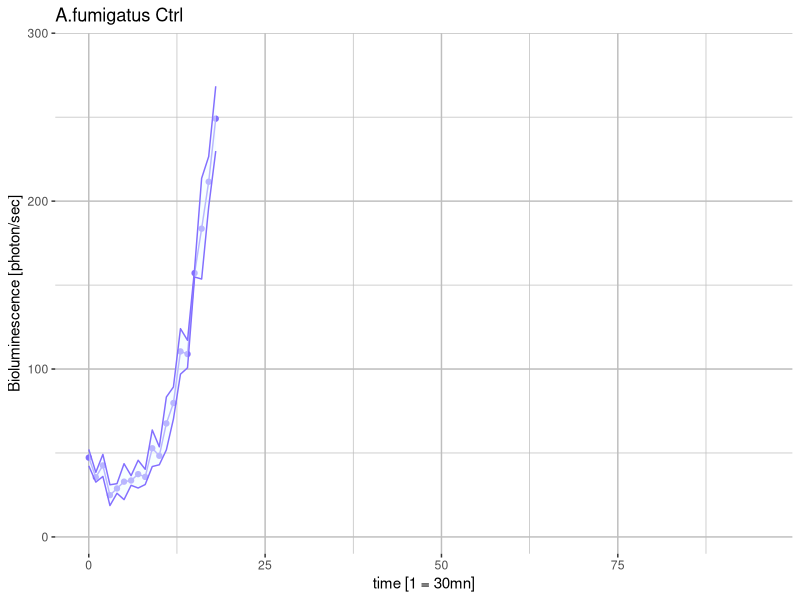
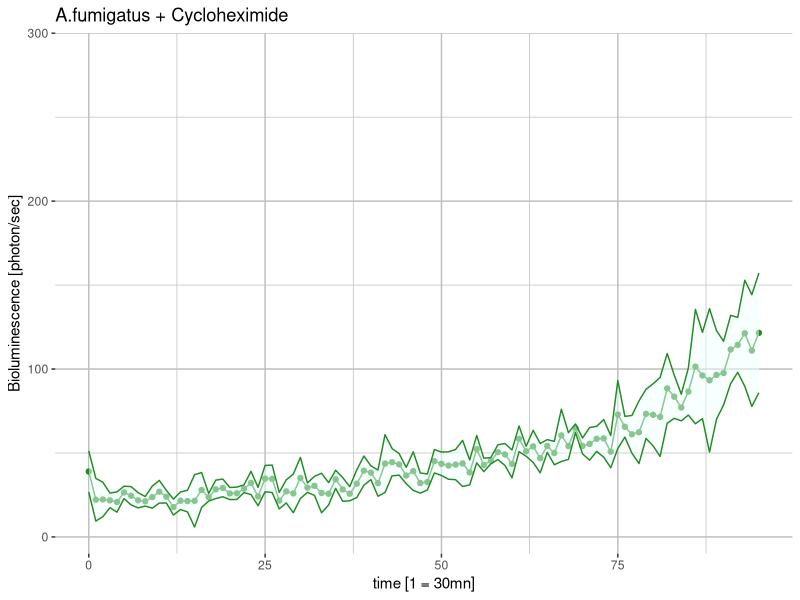
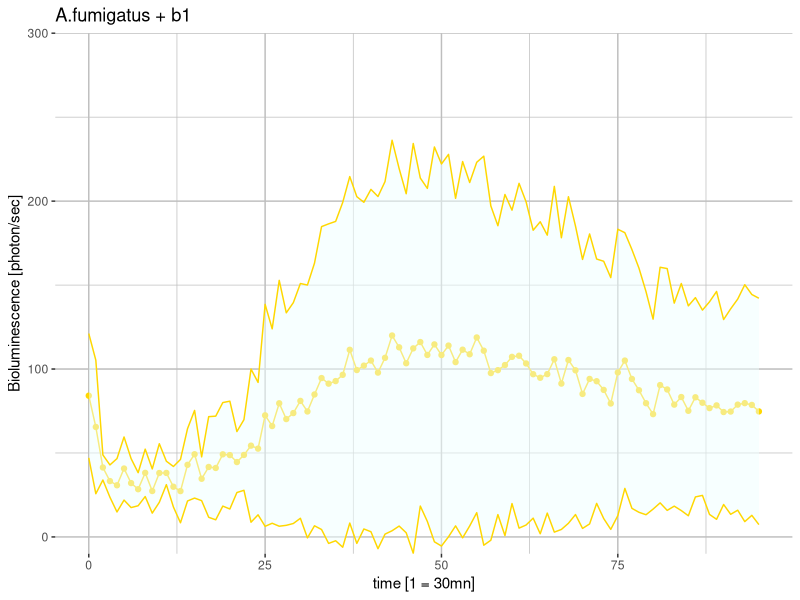
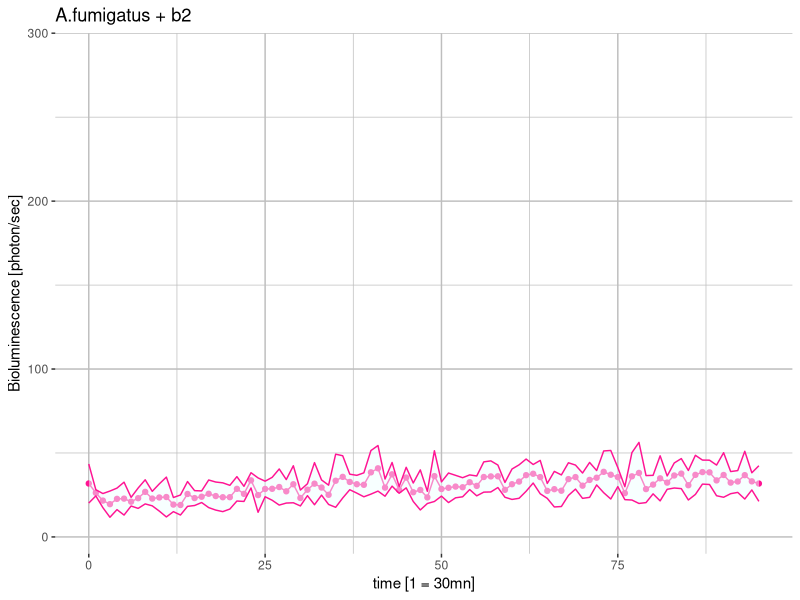
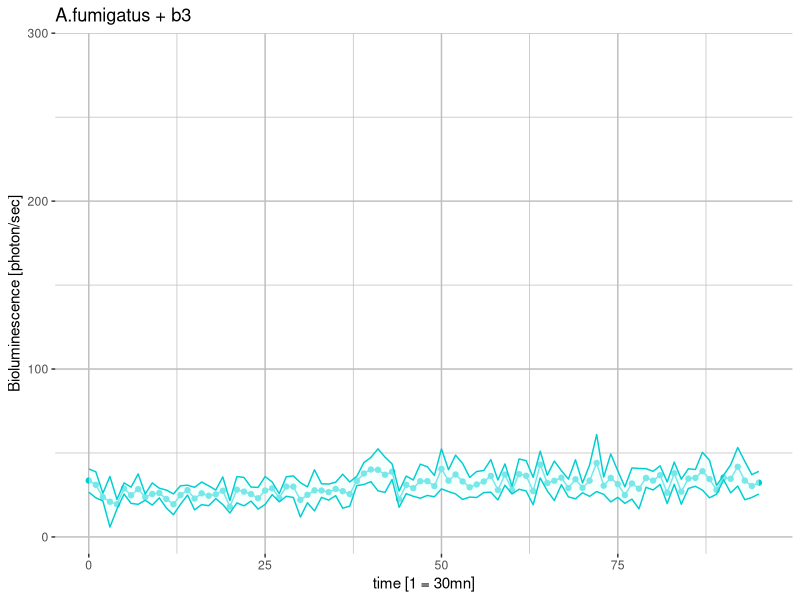
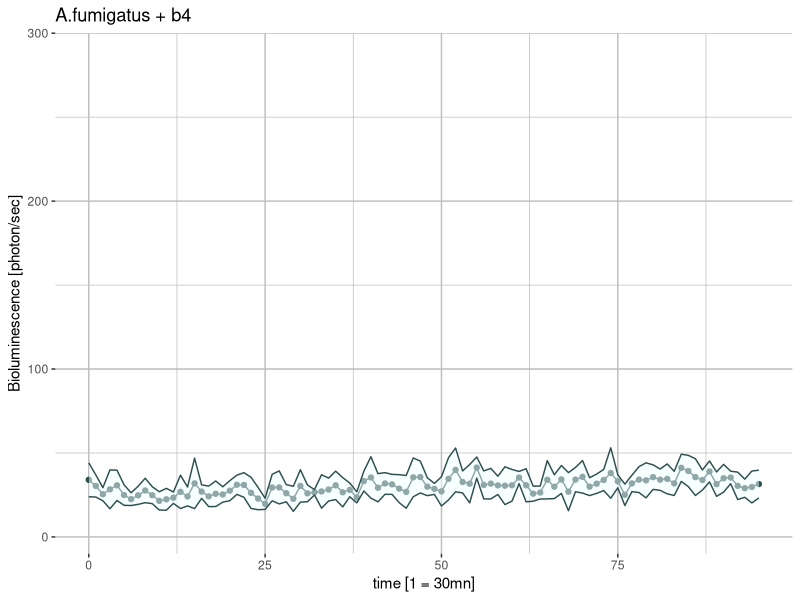
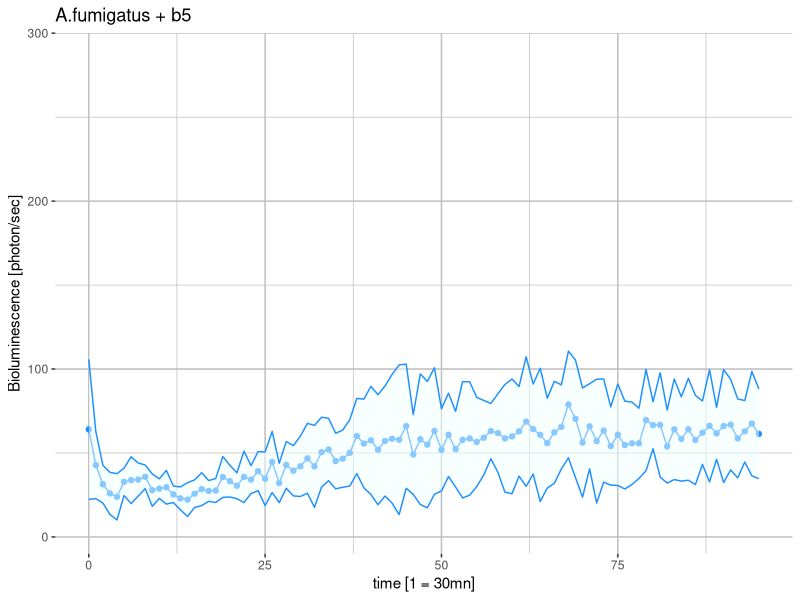
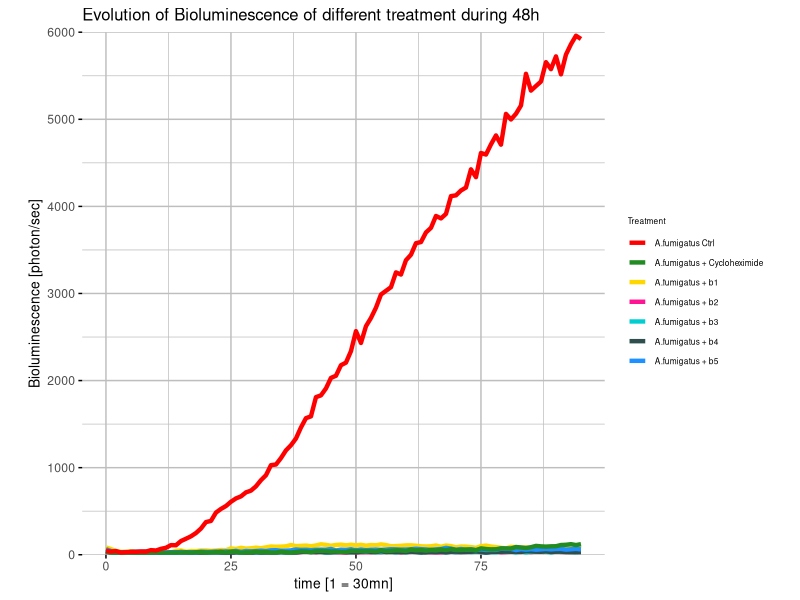

Reproduce these figures in R, in order.
## ---- chunk 1
knitr::opts_chunk$set(echo = TRUE)
## ---- chunk 2
pal <- c("red", "forestgreen", "gold1", "deeppink", "darkturquoise", "darkslategrey",
                     "dodgerblue","green1", "lightgoldenrod1","paleturquoise1", "palegreen1","slateblue1")
pal2 <- c("slateblue1", "forestgreen", "gold1", "deeppink", "darkturquoise", "darkslategrey",
                      "dodgerblue","green1", "purple","orange", "blue","firebrick1")
pal3 <- c("red", "yellow", "blue", "green")
## ---- chunk 3
library(readxl)
setwd("C:/Users/palmierif/switchdrive/Institution/BRIDGE Discovery/Papers/JoF manuscript/JoF_Rmarkdown")
Lum <- read_excel("Lum.xlsx")
Lum[4:59] <- lapply(Lum[4:59], as.numeric)
Lum <- na.omit(Lum)
## ---- chunk 4
Lum[4:59] <- Lum[4:59]/10
## ---- chunk 5
pseudo <- c(1, 2, 8, 9, 10, 11, 12)
Meanp1 <- c()
for (i in pseudo){ 
  Meanp1 <- cbind(Meanp1, apply(Lum[, c(3+i, 15+i, 27+i, 39+i)], 1, mean)) 
}
Meanp1  <- as.data.frame(Meanp1)

names.means1 <- c("Mean Asp.ctrl","Mean Asp+cyclo","Mean Asp+b1", "Mean Asp+b2", "Mean Asp+b3", "Mean Asp+b4", "Mean Asp+b5")
names(Meanp1) <- names.means1

Meanp2 <- c()
for (i in pseudo){ 
  Meanp2 <- cbind(Meanp2, apply(Lum[, c(51+i, 63 +i, 75+i, 87+i)], 1, mean)) 
}
Meanp2 <- as.data.frame(Meanp2)

names.means2 <- c("Mean ctrl RPMI", "Mean ctrl Mastermix", "Mean ctrl b1", "Mean ctrl b2", "Mean ctrl b3", "Mean ctrl b4", "Mean ctrl b5")
names(Meanp2)[1:7] <- names.means2

Mean <- c()
Mean <- Meanp1[1:7]
Mean[8:14] <- Meanp2[1:7]
Mean <- as.data.frame(Mean)
Mean$Time <- c(0:95) 

names <- c("A.fumigatus Ctrl", "A.fumigatus + Cycloheximide", "A.fumigatus + b1", "A.fumigatus + b2", "A.fumigatus + b3", "A.fumigatus + b4", "A.fumigatus + b5", "RPMI ctrl", "Mastermix ctrl", "Mastermix + b1 ctrl", "Mastermix + b2 ctrl", "Mastermix + b3 ctrl","Mastermix + b4 ctrl","Mastermix + b5 ctrl", "Time")
names(Mean)[1:15] <- names
## ---- chunk 6
# Standard deviation calculation for individuals plot
pseudo <- c(1, 2, 8, 9, 10, 11, 12)
Sd1 <- c()
for (i in pseudo){ 
  Sd1 <- cbind(Sd1, apply(Lum[, c(3+i, 15+i, 27+i, 39+i)], 1, sd)) 
}
Sd1  <- as.data.frame(Sd1)
names.sd1 <- c("Sd Asp.ctrl","Sd Asp+cyclo","Sd Asp+b1", "Sd Asp+b2", "Sd Asp+b3", "Sd Asp+b4", "Sd Asp+b5")
names(Sd1) <- names.sd1

Sd2 <- c()
for (i in pseudo){ 
  Sd2 <- cbind(Sd2, apply(Lum[, c(51+i, 63 +i, 75+i, 87+i)], 1, sd)) 
}
Sd2  <- as.data.frame(Sd2)
names.sd2 <- c("Sd ctrl RPMI", "Sd ctrl Mastermix", "Sd ctrl b1", "Sd ctrl b2", "Sd ctrl b3", "Sd ctrl b4", "Sd ctrl b5")
names(Sd2)[1:7] <- names.sd2

Standard.deviation <- c()
Standard.deviation <- Sd1[1:7]
Standard.deviation[8:14] <- Sd2[1:7]

# Standard Deviation multiple plot
Sdm1 <- c()
for (i in pseudo){ 
  Sdm1 <- c(Sdm1, apply(Lum[, c(3+i, 15+i, 27+i, 39+i)], 1, sd)) 
}

Sdm2 <- c()
for (i in pseudo){ 
  Sdm2 <- c(Sdm2, apply(Lum[, c(51+i, 63 +i, 75+i, 87+i)], 1, sd)) 
}

Standard.deviation.multiple <- c()
Standard.deviation.multiple <- append(Sdm1, Sdm2)
## ---- chunk 7
dfic <- c()
dfic <- Mean[1:15]
dfic[16:29] <- Standard.deviation
dfi <- subset(dfic, select = c(1:7, 16:22, 15))
## ---- chunk 8
library(tidyverse)
dfmc <- gather(Mean, Treatment, Value, c("A.fumigatus Ctrl", "A.fumigatus + Cycloheximide", "A.fumigatus + b1", "A.fumigatus + b2", "A.fumigatus + b3","A.fumigatus + b4", "A.fumigatus + b5", "RPMI ctrl", "Mastermix ctrl", "Mastermix + b1 ctrl", "Mastermix + b2 ctrl","Mastermix + b3 ctrl","Mastermix + b4 ctrl","Mastermix + b5 ctrl"))
dfmc$Sd <- Standard.deviation.multiple
dfmc$Sd <- as.numeric(dfmc$Sd)
dfm <- dfmc[dfmc$Treatment %in% c("A.fumigatus Ctrl", "A.fumigatus + Cycloheximide", "A.fumigatus + b1", "A.fumigatus + b2", "A.fumigatus + b3","A.fumigatus + b4", "A.fumigatus + b5"),]
## ---- chunk 9
t = 0
for (i in dfi[1:7]) {
  t = t + 1
  p = ggplot(data = dfi, aes(x = Time, y = i, group = 1, color = pal2[t])) +
    geom_line() + geom_point() +
    geom_ribbon(aes(ymin = i - dfi[, c(7 + t)], ymax = i + dfi[, c(7 + t)]),
                alpha = 0.5, fill = "azure", colour = pal2[t]) +
    labs(y = "Bioluminescence [photon/sec]", x = "time [1 = 30mn]") +
    ggtitle(names[t]) +
    theme(panel.grid.major = element_line(color='grey'),
          panel.grid.minor = element_line(color = 'grey'),
          panel.background = element_rect(fill='transparent', color=NA))+
    scale_color_identity()+
    scale_y_continuous(limits = c(-10,300), expand = c(0,0))  
  print(p)
}
## ---- chunk 10
ggplot(dfm,aes(x=Time, y=Value, color=Treatment))+
  geom_line(size = 1.5)+ 
  scale_color_manual(values = pal, limits=c("A.fumigatus Ctrl", "A.fumigatus + Cycloheximide", "A.fumigatus + b1", "A.fumigatus + b2", "A.fumigatus + b3","A.fumigatus + b4", "A.fumigatus + b5"))+
  labs(y= "Bioluminescence [photon/sec]", x = "time [1 = 30mn]")+
  ggtitle("Evolution of Bioluminescence of different treatment during 48h")+
  theme(legend.text = element_text(size=6),
        legend.title = element_text(size=6),
        legend.key.size = unit(0.5, 'cm'),
        title = element_text(size=10),
        axis.ticks = element_line(color='black'),
        panel.grid.major = element_line(color='grey'),
        panel.grid.minor = element_line(color = 'grey'),
        panel.background = element_rect(fill='transparent', color=NA),
        legend.background = element_rect(fill='transparent'),
        aspect.ratio = 1)+
  scale_y_continuous(limits = c(0,6000), expand = c(0,0))
## ---- chunk 11
dfm2 <- dfmc[dfmc$Treatment %in% c("A.fumigatus + Cycloheximide", "A.fumigatus + b1", "A.fumigatus + b2", "A.fumigatus + b3","A.fumigatus + b4", "A.fumigatus + b5"),]

ggplot(dfm2,aes(x=Time, y=Value, color=Treatment))+
  geom_line(size = 1.5)+ 
  scale_color_manual(values = pal, limits=c("A.fumigatus + Cycloheximide", "A.fumigatus + b1", "A.fumigatus + b2", "A.fumigatus + b3","A.fumigatus + b4", "A.fumigatus + b5"))+
  labs(y= "Bioluminescence [photon/sec]", x = "time [1 = 30mn]")+
  ggtitle("Evolution of Bioluminescence of different treatment during 48h")+
  theme(legend.text = element_text(size=6),
        legend.title = element_text(size=6),
        legend.key.size = unit(0.5, 'cm'),
        title = element_text(size=10),
        axis.ticks = element_line(color='black'),
        panel.grid.major = element_line(color='grey'),
        panel.grid.minor = element_line(color = 'grey'),
        panel.background = element_rect(fill='transparent', color=NA),
        legend.background = element_rect(fill='transparent'),
        aspect.ratio = 1)+
  scale_y_continuous(limits = c(0,250), expand = c(0,0))

